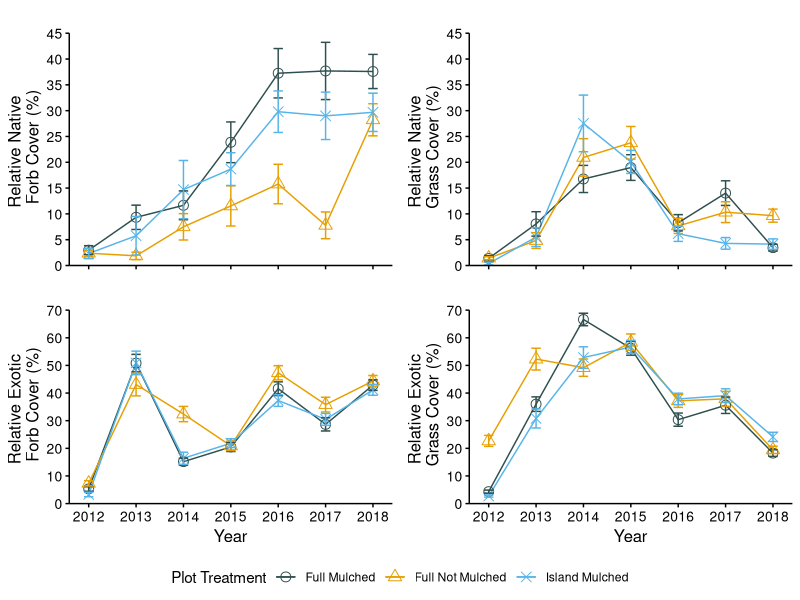

Here is the R script that generated this plot:
## ---- chunk 1
# data
guild_12_18 <- read.csv("Guild_2012_2018.csv")
species_12_18 <- read.csv("Species_2014_2018.csv")

# packages
library(tidyverse)
library(grid)
library(gridExtra)


# legend extractor function
g_legend<-function(a.gplot){
  tmp <- ggplot_gtable(ggplot_build(a.gplot))
  leg <- which(sapply(tmp$grobs, function(x) x$name) == "guide-box")
  legend <- tmp$grobs[[leg]]
  return(legend)}

# figure colors
colors3 <- c("darkslategrey", "#E69F00", "#56B4E9", "#009E73", "#F0E442", "#0072B2", "#D55E00", "#CC79A7")

## ---- chunk 2

Forb_all <- guild_12_18 %>%
  filter(Planted.guild == "Forb") %>%
  group_by(Category, Year) %>%
  summarise(mean.cov = mean(r.nat.forb),
            std.err = sd(r.nat.forb)/sqrt(sum(!is.na(r.nat.forb))))
Forb_all$Year <- as.numeric(Forb_all$Year)


AllYrForb<- ggplot(Forb_all, aes (x = Year,  y = mean.cov, color = Category, shape = Category)) +
  geom_line () +
  geom_point(size = 3) +
  geom_errorbar(aes(ymin = mean.cov - std.err, 
                    ymax = mean.cov + std.err),
               width=0.2) +
  scale_color_manual(values = colors3,
                    name = "Plot Treatment") +
  scale_shape_manual(values = c(1, 2, 4, 5, 6),
                     name = "Plot Treatment") +
  labs(title = "",
       y = "Relative Native \n Forb Cover (%)",
       x = "Year") +
  theme(axis.line = element_line(colour = "black"),
        panel.grid.major = element_blank(),
        panel.grid.minor = element_blank(),
        panel.border = element_blank(),
        panel.background = element_blank(),
        axis.text.y = element_text(colour="black", size = 10),
        axis.title.y = element_text(colour="black", size = 12),
        axis.ticks.y = element_line(colour = "black"),
        axis.text.x = element_blank(),
        axis.title.x = element_blank(),
        axis.ticks.x = element_line(colour = "black"),
        legend.position ="bottom",
        plot.title = element_text(hjust = 0.5),
        strip.background = element_rect(fill = "white"),
        strip.text = element_text(color = "black", size = 12)) +
  coord_cartesian(ylim = c(0, 45)) +
  scale_y_continuous(breaks = seq(0, 45, 5), expand = c(0,0)) +
  scale_x_continuous(breaks = seq(2012, 2018, 1))


# ---- Native Grasses ----
Grass_all <- guild_12_18 %>%
  filter(Planted.guild == "Grass") %>%
  group_by(Category, Year) %>%
  summarise(mean.cov = mean(r.nat.grass),
            std.err = sd(r.nat.grass)/sqrt(sum(!is.na(r.nat.grass))))
Grass_all$Year <- as.numeric(Grass_all$Year)

AllYrGrass <- ggplot(Grass_all, aes (x = Year,  y = mean.cov, color = Category, shape = Category)) +
  geom_line () +
  geom_point(size = 3) +
  geom_errorbar(aes(ymin = mean.cov - std.err, 
                    ymax = mean.cov + std.err),
                width=0.2) +
  scale_color_manual(values = colors3,
                     name = "Plot Treatment") +
  scale_shape_manual(values = c(1, 2, 4, 5, 6),
                     name = "Plot Treatment") +
  labs(title = "",
       y = "Relative Native \n Grass Cover (%)",
       x = "Year") +
  theme(axis.line = element_line(colour = "black"),
        panel.grid.major = element_blank(),
        panel.grid.minor = element_blank(),
        panel.border = element_blank(),
        panel.background = element_blank(),
        axis.text.y = element_text(colour="black", size = 10),
        axis.title.y = element_text(colour="black", size = 12),
        axis.ticks.y = element_line(colour = "black"),
        axis.text.x = element_blank(),
        axis.title.x = element_blank(),
        axis.ticks.x = element_line(colour = "black"),
        legend.position ="bottom",
        plot.title = element_text(hjust = 0.5),
        strip.background = element_rect(fill = "white"),
        strip.text = element_text(color = "black", size = 12)) +
  coord_cartesian(ylim = c(0, 45)) +
  scale_y_continuous(breaks = seq(0, 45, 5), expand = c(0,0)) +
  scale_x_continuous(breaks = seq(2012, 2018, 1))

# ---- Exo Grass ---- 
ExoGrass_all <- guild_12_18 %>%
  group_by(Category, Year) %>%
  summarise(mean.cov = mean(r.exo.grass),
            std.err = sd(r.exo.grass)/sqrt(sum(!is.na(r.exo.grass))))
ExoGrass_all$Year <- as.numeric(ExoGrass_all$Year)

AllYrEGrass <- ggplot(ExoGrass_all, aes (x = Year,  y = mean.cov, color = Category, shape = Category)) +
  geom_line () +
  geom_point(size = 3) +
  geom_errorbar(aes(ymin = mean.cov - std.err, 
                    ymax = mean.cov + std.err),
                width=0.2) +
  scale_color_manual(values = colors3,
                     name = "Plot Treatment") +
  scale_shape_manual(values = c(1, 2, 4, 5, 6),
                     name = "Plot Treatment") +
  labs(title = "",
       y = "Relative Exotic \n Grass Cover (%)",
       x = "Year") +
  theme(axis.line = element_line(colour = "black"),
        panel.grid.major = element_blank(),
        panel.grid.minor = element_blank(),
        panel.border = element_blank(),
        panel.background = element_blank(),
        axis.text.y = element_text(colour="black", size = 10),
        axis.title.y = element_text(colour="black", size = 12),
        axis.ticks.y = element_line(colour = "black"),
        axis.text.x = element_text(colour="black", size = 10),
        axis.title.x = element_text(colour="black", size = 12),
        axis.ticks.x = element_line(colour = "black"),
        legend.position ="bottom",
        plot.title = element_text(hjust = 0.5)) +
  coord_cartesian(ylim = c(0, 70)) +
  scale_y_continuous(breaks = seq(0, 70, 10), expand = c(0,0)) +
  scale_x_continuous(breaks = seq(2012, 2018, 1))


# ---- Exo Forbs ---- 
ExoForb_all <- guild_12_18 %>%
  group_by(Category, Year) %>%
  summarise(mean.cov = mean(r.exo.forb),
            std.err = sd(r.exo.forb)/sqrt(sum(!is.na(r.exo.forb))))
ExoForb_all$Year <- as.numeric(ExoForb_all$Year)

AllYrEForb <- ggplot(ExoForb_all, aes (x = Year,  y = mean.cov, color = Category, shape = Category)) +
  geom_line () +
  geom_point(size = 3) +
  geom_errorbar(aes(ymin = mean.cov - std.err, 
                    ymax = mean.cov + std.err),
                width=0.2) +
  scale_color_manual(values = colors3,
                     name = "Plot Treatment") +
  scale_shape_manual(values = c(1, 2, 4, 5, 6),
                     name = "Plot Treatment") +
  labs(title = "",
       y = "Relative Exotic \n Forb Cover (%)",
       x = "Year") +
  theme(axis.line = element_line(colour = "black"),
        panel.grid.major = element_blank(),
        panel.grid.minor = element_blank(),
        panel.border = element_blank(),
        panel.background = element_blank(),
        axis.text.y = element_text(colour="black", size = 10),
        axis.title.y = element_text(colour="black", size = 12),
        axis.ticks.y = element_line(colour = "black"),
        axis.text.x = element_text(colour="black", size = 10),
        axis.title.x = element_text(colour="black", size = 12),
        axis.ticks.x = element_line(colour = "black"),
        legend.position ="bottom",
        plot.title = element_text(hjust = 0.5)) +
  coord_cartesian(ylim = c(0, 70)) +
  scale_y_continuous(breaks = seq(0, 70, 10), expand = c(0,0)) +
  scale_x_continuous(breaks = seq(2012, 2018, 1))

AllYrLeg <- g_legend(AllYrGrass)

grid.arrange(arrangeGrob(AllYrForb + theme(legend.position="none"),
                         AllYrGrass + theme(legend.position="none"),
                         AllYrEForb + theme(legend.position="none"),
                         AllYrEGrass + theme(legend.position="none"),
                         nrow = 2),
             AllYrLeg, nrow = 2, heights = c(12, 1))


